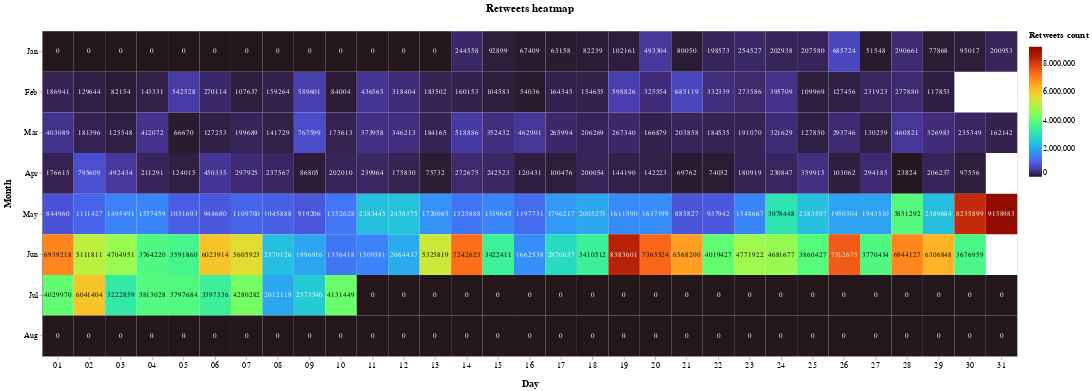

The notebook cell this image was saved under:
### Markdown cell above
The code is the pretty much the same as above, in this case we have considered the 'favorite count' field and worked on it.

### Code cell
rts = []
index = 0

for element in data: 
    token=data[index]['created_at']
    d = parse(token)
    d = d.strftime('%Y/%m/%d')
    rt=(d,data[index]['retweet_count'])
    
    rts.append(rt)
    index=index+1
    


first_rt = itemgetter(0)
sums_rt = [(k, sum(item[1] for item in tups_to_sum))
        for k, tups_to_sum in groupby(sorted(rts, key=first_rt), key=first_rt)]
dictsum_rt=dict(sums_rt)


start = datetime.datetime.strptime("2020/01/01", "%Y/%m/%d")
end = datetime.datetime.strptime("2020/09/01", "%Y/%m/%d")
date_generated = [start + datetime.timedelta(days=x) for x in range(0, (end-start).days)]

for date in date_generated:
    if date.strftime("%Y/%m/%d") not in dictsum_rt:
        dictsum_rt[date.strftime("%Y/%m/%d")] = 0


df_rt = pd.DataFrame.from_dict(dictsum_rt, orient='index').reset_index()
df_rt = df_rt.rename(columns={'index':'data', 0:'retweet_count'})

#range=["#6e40aa","#6d41ab","#6d41ad","#6d42ae","#6c43af","#6c43b0","#6b44b2","#6b45b3","#6a46b4","#6a46b5","#6a47b7","#6948b8","#6849b9","#684aba","#674abb","#674bbd","#664cbe","#664dbf","#654ec0","#654fc1","#6450c2","#6350c3","#6351c4","#6252c5","#6153c6","#6154c7","#6055c8","#5f56c9","#5f57ca","#5e58cb","#5d59cc","#5c5acd","#5c5bce","#5b5ccf","#5a5dd0","#595ed1","#595fd1","#5860d2","#5761d3","#5662d4","#5663d5","#5564d5","#5465d6","#5366d7","#5267d7","#5168d8","#5169d9","#506ad9","#4f6bda","#4e6cda","#4d6ddb","#4c6edb","#4b70dc","#4b71dc","#4a72dd","#4973dd","#4874de","#4775de","#4676df","#4577df","#4479df","#447adf","#437be0","#427ce0","#417de0","#407ee0","#3f80e1","#3e81e1","#3d82e1","#3d83e1","#3c84e1","#3b86e1","#3a87e1","#3988e1","#3889e1","#378ae1","#378ce1","#368de1","#358ee1","#348fe1","#3390e1","#3292e1","#3293e1","#3194e0","#3095e0","#2f96e0","#2e98e0","#2e99df","#2d9adf","#2c9bdf","#2b9cde","#2b9ede","#2a9fdd","#29a0dd","#29a1dd","#28a2dc","#27a4dc","#26a5db","#26a6db","#25a7da","#25a8d9","#24aad9","#23abd8","#23acd8","#22add7","#22aed6","#21afd5","#21b1d5","#20b2d4","#20b3d3","#1fb4d2","#1fb5d2","#1eb6d1","#1eb8d0","#1db9cf","#1dbace","#1dbbcd","#1cbccc","#1cbdcc","#1cbecb","#1bbfca","#1bc0c9","#1bc2c8","#1ac3c7","#1ac4c6","#1ac5c5","#1ac6c4","#1ac7c2","#1ac8c1","#19c9c0","#19cabf","#19cbbe","#19ccbd","#19cdbc","#19cebb","#19cfb9","#19d0b8","#19d1b7","#19d2b6","#19d3b5","#1ad4b4","#1ad5b2","#1ad5b1","#1ad6b0","#1ad7af","#1bd8ad","#1bd9ac","#1bdaab","#1bdbaa","#1cdba8","#1cdca7","#1cdda6","#1ddea4","#1ddfa3","#1edfa2","#1ee0a0","#1fe19f","#1fe29e","#20e29d","#20e39b","#21e49a","#22e599","#22e597","#23e696","#24e795","#24e793","#25e892","#26e891","#27e98f","#27ea8e","#28ea8d","#29eb8c","#2aeb8a","#2bec89","#2cec88","#2ded87","#2eed85","#2fee84","#30ee83","#31ef82","#32ef80","#33f07f","#34f07e","#35f07d","#37f17c","#38f17a","#39f279","#3af278","#3bf277","#3df376","#3ef375","#3ff374","#41f373","#42f471","#43f470","#45f46f","#46f46e","#48f56d","#49f56c","#4bf56b","#4cf56a","#4ef56a","#4ff669","#51f668","#52f667","#54f666","#55f665","#57f664","#59f664","#5af663","#5cf662","#5ef661","#5ff761","#61f760","#63f75f","#64f75f","#66f75e","#68f75d","#6af75d","#6bf65c","#6df65c","#6ff65b","#71f65b","#73f65a","#74f65a","#76f659","#78f659","#7af659","#7cf658","#7ef658","#80f558","#81f558","#83f557","#85f557","#87f557","#89f557","#8bf457","#8df457","#8ff457","#91f457","#93f457","#94f357","#96f357","#98f357","#9af357","#9cf257","#9ef258","#a0f258","#a2f258","#a4f158","#a6f159","#a8f159","#aaf159","#abf05a","#adf05a","#aff05b"]
c = alt.Chart(
    df_rt,
    title="Retweets heatmap"
).mark_rect().encode(
    x=alt.X('date(data):O',title="Day"),
    y=alt.Y('month(data):O',title="Month"),
    color=alt.Color('retweet_count:Q', title="Retweets count", scale=alt.Scale(scheme="turbo")),
    tooltip=[
        alt.Tooltip('monthdate(data):T', title='Date'),
        alt.Tooltip('retweet_count:Q', title='Retweet count')
    ]
).properties(width=1500, height=500)

# Configure text
t = c.mark_text(baseline='middle').encode(
    text='retweet_count:Q',
    color=alt.condition(
        alt.FieldRangePredicate(field='retweet_count', range=[3000000,7500000]),
        alt.value('black'),
        alt.value('white')
    )
)

(c + t).configure_title(
    fontSize=17,
    offset=25
).configure_axis(
    labelFontSize=13,
    titleFontSize=15,
    titlePadding=15
).configure_legend(
    gradientThickness=20,
    titleFontSize=14,
    labelFontSize=12,
    titlePadding=10
)

### Figure 1 — Vega-Lite specification as saved in the notebook (floating-point values rounded to 4 significant figures; data arrays with more than 128 entries replaced by an {"elided": "..."} marker saying what was removed)
{"config": {"view": {"continuousWidth": 400, "continuousHeight": 300}, "axis": {"labelFontSize": 13, "titleFontSize": 15, "titlePadding": 15}, "legend": {"gradientThickness": 20, "labelFontSize": 12, "titleFontSize": 14, "titlePadding": 10}, "title": {"fontSize": 17, "offset": 25}}, "layer": [{"mark": "rect", "encoding": {"color": {"type": "quantitative", "field": "retweet_count", "scale": {"scheme": "turbo"}, "title": "Retweets count"}, "tooltip": [{"type": "temporal", "field": "data", "timeUnit": "monthdate", "title": "Date"}, {"type": "quantitative", "field": "retweet_count", "title": "Retweet count"}], "x": {"type": "ordinal", "field": "data", "timeUnit": "date", "title": "Day"}, "y": {"type": "ordinal", "field": "data", "timeUnit": "month", "title": "Month"}}, "height": 500, "title": "Retweets heatmap", "width": 1500}, {"mark": {"type": "text", "baseline": "middle"}, "encoding": {"color": {"condition": {"value": "black", "test": {"field": "retweet_count", "range": [3000000, 7500000]}}, "value": "white"}, "text": {"type": "quantitative", "field": "retweet_count"}, "tooltip": [{"type": "temporal", "field": "data", "timeUnit": "monthdate", "title": "Date"}, {"type": "quantitative", "field": "retweet_count", "title": "Retweet count"}], "x": {"type": "ordinal", "field": "data", "timeUnit": "date", "title": "Day"}, "y": {"type": "ordinal", "field": "data", "timeUnit": "month", "title": "Month"}}, "height": 500, "title": "Retweets heatmap", "width": 1500}], "data": {"name": "data-441cb390b7aa85955184adf675c0d096"}, "$schema": "https://vega.github.io/schema/vega-lite/v4.8.1.json", "datasets": {"data-441cb390b7aa85955184adf675c0d096": {"elided": "244 records"}}}
